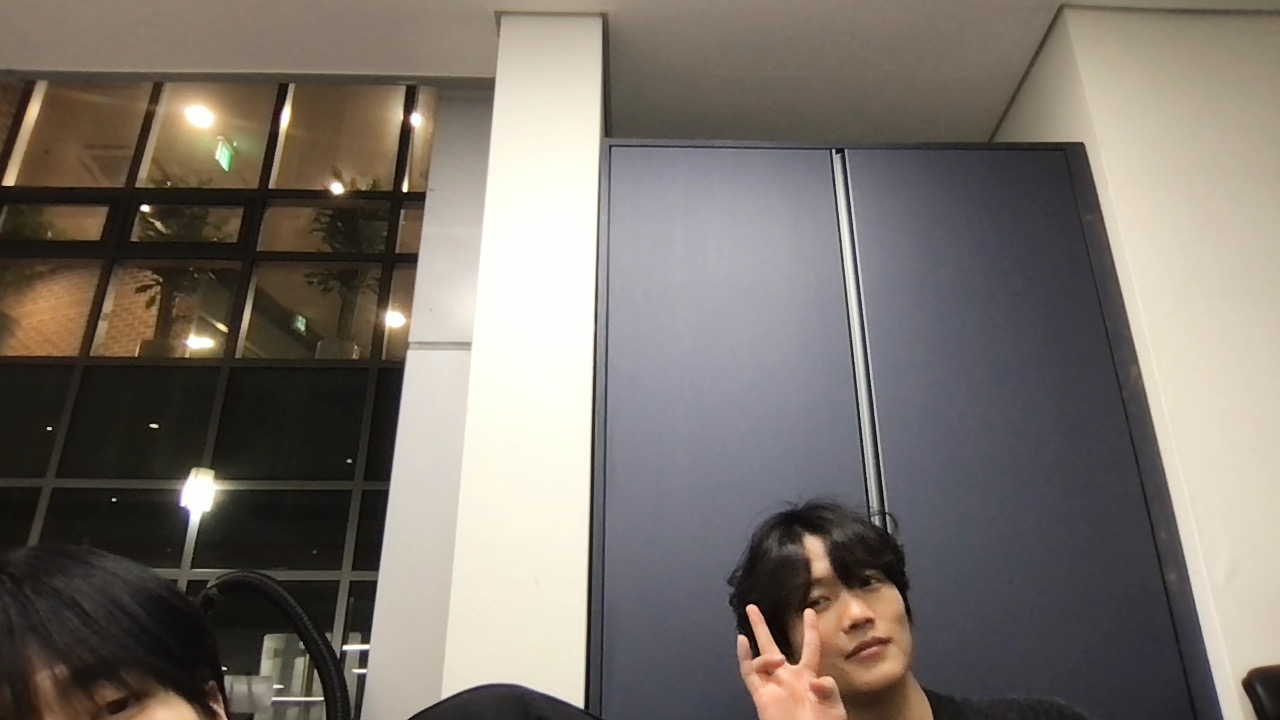
#> input picture image_enhancer/captured_image.jpg, 1280 x 720 px
$ python pbpst.py
#> lines starting #> are read from the running program, lines starting #| are printed output that depends on the picture
#> the answer given: ../../captured_image.jpg
#> the answer given: ../../captured_image.jpg
import numpy as np
import cv2
from skimage.metrics import peak_signal_noise_ratio as psnr
import tkinter as tk
from tkinter import filedialog

def calculate_psnr(original_image_path, compressed_image_path):
    # 원본 및 압축된 이미지 로드 (그레이스케일로)
#> called with original_image_path = '../../captured_image.jpg', compressed_image_path = '../../captured_image.jpg'
    original = cv2.imread(original_image_path, cv2.IMREAD_GRAYSCALE)
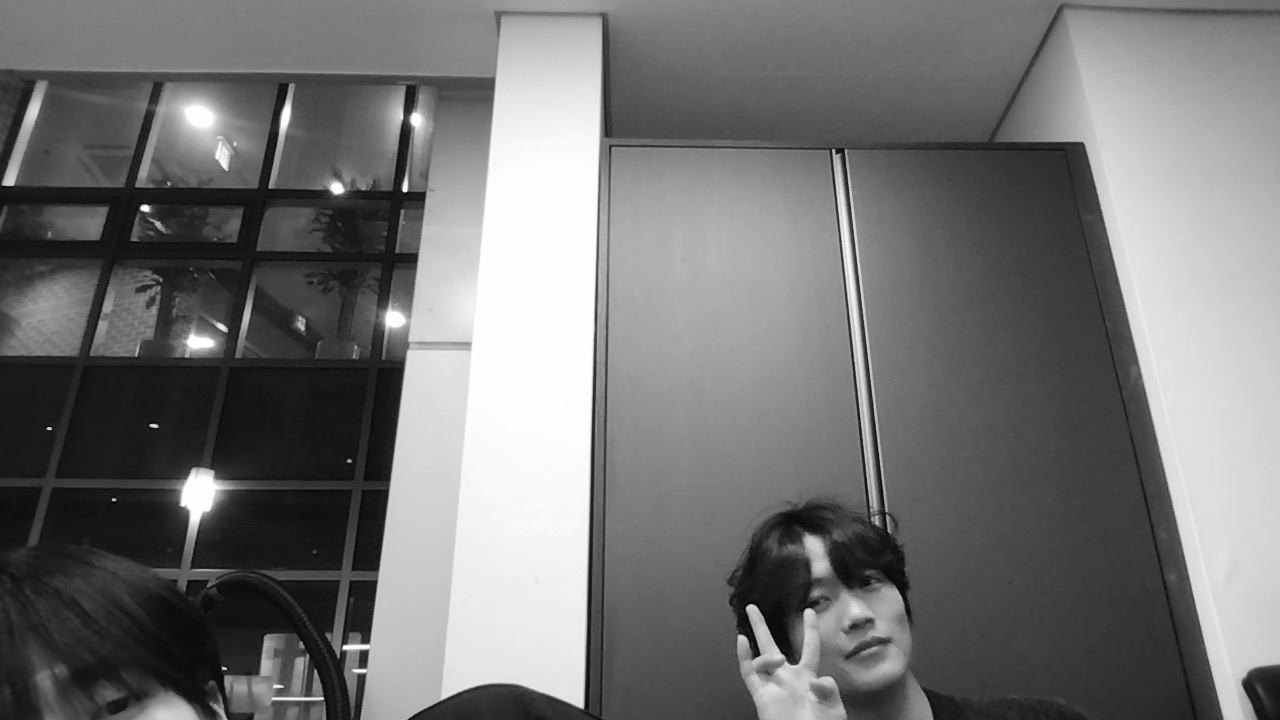
#> original: shape (720, 1280); min 0, max 255, mean 115.9
    compressed = cv2.imread(compressed_image_path, cv2.IMREAD_GRAYSCALE)

    # 이미지가 제대로 로드되었는지 확인
    if original is None:
        raise ValueError(f"이미지를 열거나 찾을 수 없습니다: {original_image_path}")
    if compressed is None:
        raise ValueError(f"이미지를 열거나 찾을 수 없습니다: {compressed_image_path}")

    # 이미지의 차원이 같은지 확인
    if original.shape != compressed.shape:
        raise ValueError("원본 이미지와 압축 이미지의 차원이 동일해야 합니다.")

    # PSNR 계산
    psnr_value = psnr(original, compressed)
#> psnr_value = inf

    return psnr_value

# 예제 사용법
if __name__ == "__main__":
    # 간단한 UI 생성
    root = tk.Tk()
    root.withdraw()  # 루트 창 숨기기

    # 원본 이미지 선택
    print("원본 이미지 파일을 선택하세요.")
    original_image_path = filedialog.askopenfilename()

    # 파일이 선택되었는지 확인
    if not original_image_path:
        print("원본 이미지 파일이 선택되지 않았습니다.")
        exit()

    # 압축 이미지 선택
    print("압축 이미지 파일을 선택하세요.")
    compressed_image_path = filedialog.askopenfilename()

    # 파일이 선택되었는지 확인
    if not compressed_image_path:
        print("압축 이미지 파일이 선택되지 않았습니다.")
        exit()

    # PSNR 값 계산 및 출력
    try:
        psnr_value = calculate_psnr(original_image_path, compressed_image_path)
#> psnr_value = inf
        print(f'PSNR 값: {psnr_value:.6f} dB')
#| PSNR 값: inf dB
    except ValueError as e:
        print(e)
